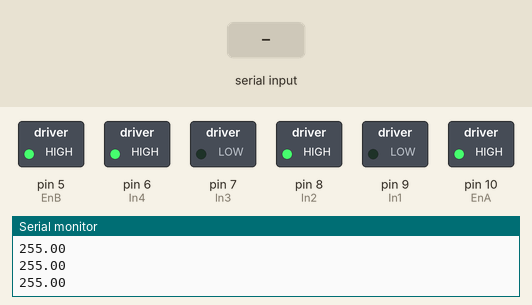
Simulated run of this sketch. Board: Arduino Uno, built with avr-gcc and run on an emulated ATmega328P. Shown: switched loads named in the sketch (green lamp = pin HIGH), the last lines printed to the serial monitor. The test bench sets the inputs (shaded band).

Above: at 1.2 s.
1.3 s: "90,45\n" received over Serial
At 3.0 s:
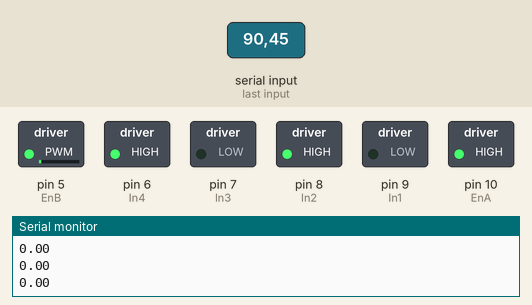
3.8 s: "30,150\n" received over Serial
At 4.6 s:
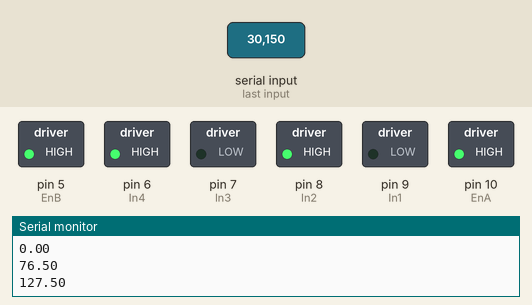
6.3 s: "200\n" received over Serial
At 7.58 s:
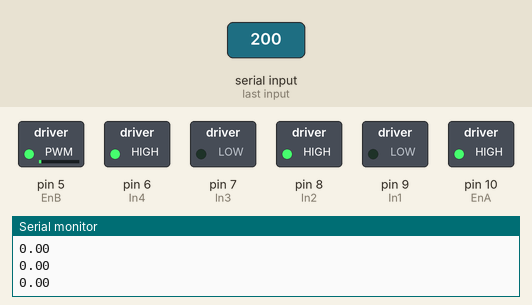
7.8 s: "5\n" received over Serial
At 8.6 s:
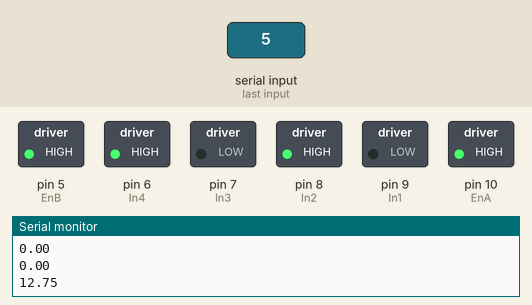
9.3 s: "90\n" received over Serial
At 11.1 s:
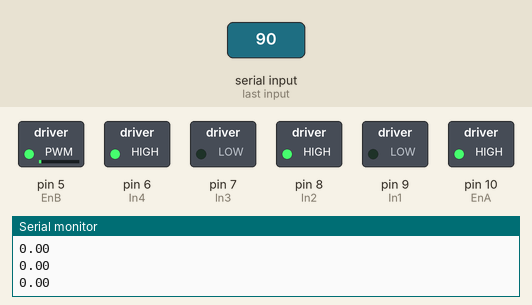
Timing chart, 0 to 11.8 s (numbered marks = the images above; inputs shaded):
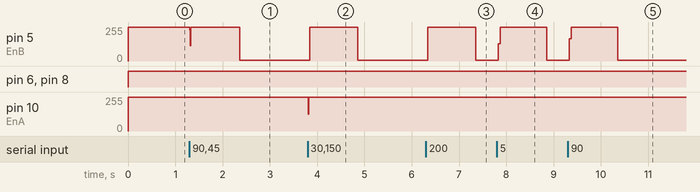

Measured:
- after the input at 1.3 s, pin 5 (EnB): 255/255 → 5/255 after 1.1 s
- after the input at 3.8 s, pin 5 (EnB): 5/255 → 255/255 at once, → 5/255 1.0 s later; pin 10 (EnA): 255/255 → 127/255 at once, → 255/255 0.01 s later
- after the input at 6.3 s, pin 5 (EnB): 5/255 → 255/255 at once, → 5/255 1.0 s later
- after the input at 7.8 s, pin 5 (EnB): 5/255 → 255/255 at once, → 5/255 1.0 s later
- after the input at 9.3 s, pin 5 (EnB): 5/255 → 255/255 at once, → 5/255 1.0 s later

The sketch:

Arduino.ino
```cpp
//H-bridge pins
const int EnA = 10;
const int In1 = 9;
const int In2 = 8;
const int In3 = 7;
const int In4 = 6;
const int EnB = 5;

//variables
float positionData;
float position;

void setup() {
  Serial.begin(9600);

  //set all pins relating to motors as outputs
  pinMode(EnA, OUTPUT);
  pinMode(In1, OUTPUT);
  pinMode(In2, OUTPUT);
  pinMode(In3, OUTPUT);
  pinMode(In4, OUTPUT);
  pinMode(EnB, OUTPUT);

}

void loop() {
  //Write both motors high as a baseline
   analogWrite(EnA,255);
   analogWrite(EnB,255);
  //forwards();
   if(Serial.available()){
     positionData = (Serial.parseInt());
     //converts the number from a scale of 100-200 to a scale of -1 to 1
     position = (((float(positionData))-(float(100))) / (float(100)));
   }
   //Serial.println(position);
   direction();
}

void forwards(){   //go forwards
    digitalWrite(In1, LOW);
    digitalWrite(In2, HIGH);
    digitalWrite(In3, LOW);
    digitalWrite(In4, HIGH);
}

void backwards(){  //go backwards
    digitalWrite(In1, HIGH);
    digitalWrite(In2, LOW);
    digitalWrite(In3, HIGH);
    digitalWrite(In4, LOW);
}

void direction(){
  if (position < 0){
    //Serial.println(position);
    //converts the number to a motor speed
    float speedR = (((float(1))+position)*(float(255)));
    analogWrite(EnA, 255);
    //writes that speed to the right motor to turn left to the appropriate degree
    analogWrite(EnB, (speedR));
    Serial.println(speedR);
    forwards(); //runs motors
  }else{
    //converts the number to a motor speed
    float speedL = (((float(1))-position)*(float(255)));
    //writes that speed to the right motor to turn left to the appropriate degree
    analogWrite(EnA, (speedL));
    analogWrite(EnB, 255);
    Serial.println(speedL);
    forwards();  //runs motors
  }
  //Serial.println(position);
}
```
